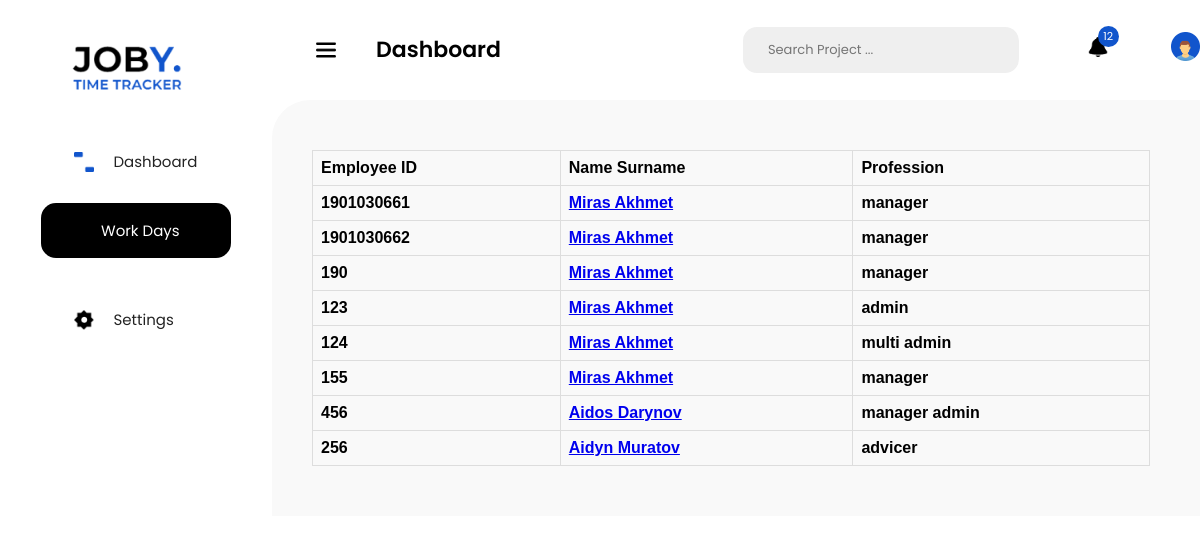
/work_days, run on an earlier commit of the app's database.
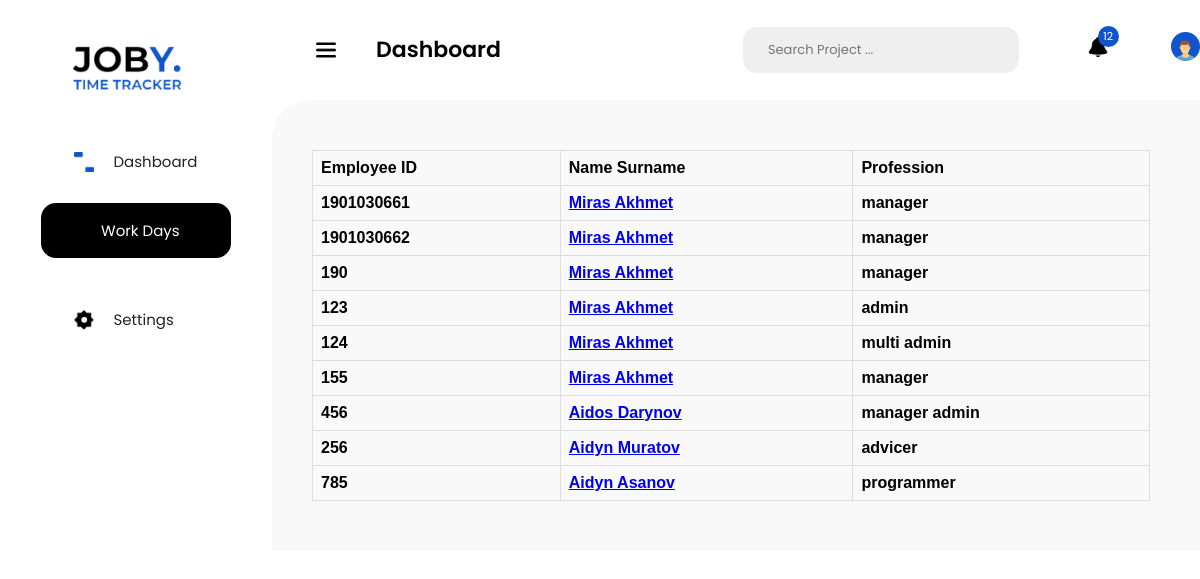
And on a later commit of the database.
### models.py (models this page shows, shortened)
class Employee(db.Model, UserMixin):
    id = db.Column(db.Integer(), primary_key=True)
    login_id = db.Column(db.String(10), unique=True, nullable=True)
    name = db.Column(db.String(100), nullable=False)
    surname = db.Column(db.String(100), nullable=False)
    profession = db.Column(db.String(30), nullable=False)
    password = db.Column(db.String(40), nullable=False)
    flex_status = db.relationship('FlexStatus', backref='flex_status')
    def full_name(self):
        return f'{self.name} {self.surname}'

### views.py (the view)
@app.route('/work_days')
def list_of_employee():
    employers = Employee.query.all()
    return render_template('list_of_employee.html',employers = employers,user = current_user)

### templates/list_of_employee.html (shortened to what this page needs)
<!DOCTYPE html>
<html lang="en">
<head>
 <link rel="stylesheet" href="../static/styles/dashboard_style.css">
 <link rel="stylesheet" href="{{ url_for('static',filename = 'styles/dashboard_style.css') }}">
</head>
<body>
 <section id="mySideNav" class="sideNav">
  <a href="#" class="logo_container">
   <img src="../static/images/logo.png" alt="logo">
  </a>
  <a href="home" class="links">
   <img src="../static/images/rect.png" alt="">
   <div>Dashboard</div>
  </a>
  <a href="work_days" class="dashboard_black">
   <img src="../static/images/icon_workDays.png" alt="">
   Work Days
  </a>
  <a href="#" class="links">
   <img src="../static/images/icon_settings.png" alt="">
   Settings
  </a>
 </section>
<nav>
  <button>
   <img src="../static/images/menu_bar.png" alt="">
   <div class="dashboard_txt">Dashboard</div>
  </button>
  <div class="search">
   Search Project ...
  </div>
  <div class="notifications">
   <img src="../static/images/bell.png" alt="">
   <div class="notification_numb">12</div>
  </div>
  <div class="profile_info">
   <a href="/profile"><img src="../static/images/profile_photo.png" alt="" class="profile_photo"></a>
  </div>
 </nav>
<section class="main_content">
    <div class="container_table">
        <table>
            <tr>
                <th>Employee ID</th>
                <th>Name Surname</th>
                <th>Profession</th>
            </tr>
            {% for e in employers %}
                <tr>
                    <th>{{ e.login_id }}</th>
                    <th><a href="{{ "work_days/" + e.login_id }}">{{ e.full_name() }} </a></th>
                    <th>{{ e.profession }}</th>
                </tr>
            {% endfor %}
        </table>
    </div>
</section>
</body>
</html>

What changed in the data, as far as the page shows it:
added Employee: login_id "785", full_name "Aidyn Asanov", profession "programmer"
